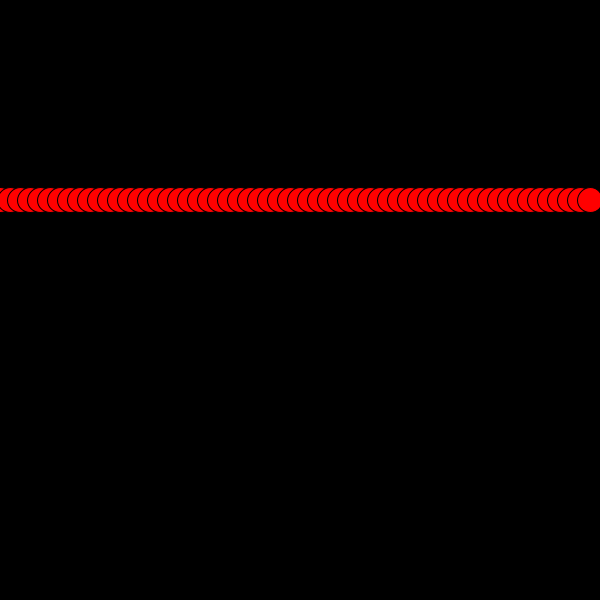
Frame 1 (no input)
Frame 60 (the mouse pressed at the canvas centre just before this capture): identical to frame 1, image omitted
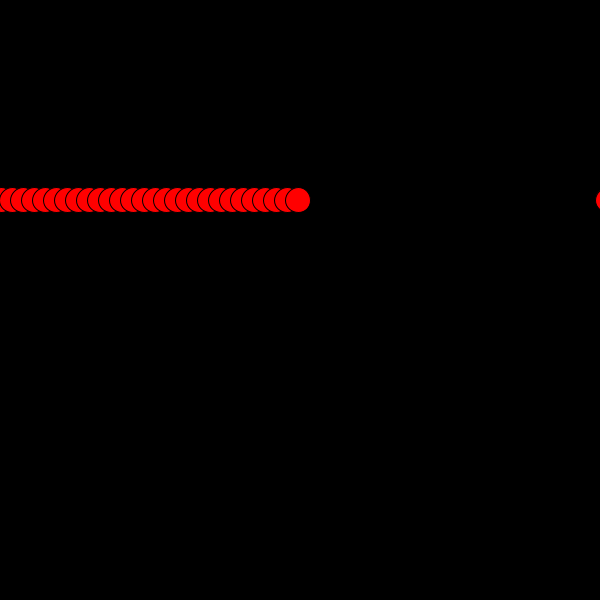
Frame 120 (the mouse held since frame 60 and released just before this capture)

The Processing sketch that drew these frames (run headless with seeded random() and noise(); from frame 60 on, the mouse is pressed at the canvas centre):

// Processing sketch: while_use
// ── while_use.pde
int i=0;
void setup()
{
  size(600,600);
}
void draw()
{
  background(0);
  i=0;
while(i<width)
{
  if(i<mouseX)
{
  i=i+1;
}
  else
{
  i=i+mouseX;
}
  
  fill(255,0,0);
  ellipse(i,200,25,25);
  i=i+10;
}
}
